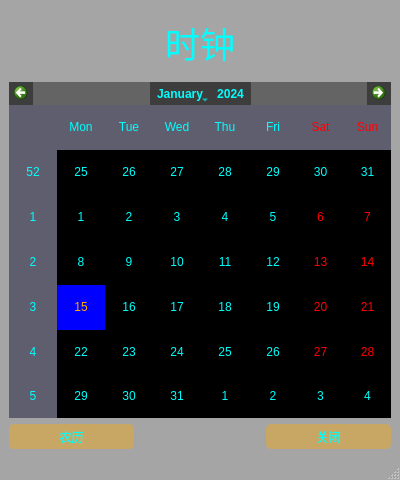
<?xml version="1.0" encoding="UTF-8"?>
<ui version="4.0">
 <class>DateTimeShow</class>
 <widget class="QMainWindow" name="DateTimeShow">
  <property name="geometry">
   <rect>
    <x>0</x>
    <y>0</y>
    <width>400</width>
    <height>480</height>
   </rect>
  </property>
  <property name="windowTitle">
   <string>日期详情</string>
  </property>
  <property name="styleSheet">
   <string notr="true">QMainWindow{
	background-color: rgba(0, 0, 0, 50);
}

QCalendarWidget{
	background-color: rgba(0, 0, 0, 50);
}

QLabel{
	color: rgb(0, 255, 255);
	/*background-color: rgb(85, 85, 127);*/
}

QPushButton{
	border-radius: 5px;
	background-color: rgba(255, 170, 0, 100);
	color: rgb(0, 255, 255);
}
QPushButton:hover{
	background-color: rgb(255, 85, 255);
}
QPushButton:pressed{	
	background-color: rgba(255, 170, 0, 100);
}</string>
  </property>
  <widget class="QWidget" name="centralwidget">
   <layout class="QGridLayout" name="gridLayout">
    <item row="0" column="0">
     <layout class="QVBoxLayout" name="verticalLayout" stretch="1,5">
      <item>
       <widget class="QLabel" name="timeLb">
        <property name="font">
         <font>
          <pointsize>26</pointsize>
         </font>
        </property>
        <property name="text">
         <string>时钟</string>
        </property>
        <property name="alignment">
         <set>Qt::AlignCenter</set>
        </property>
       </widget>
      </item>
      <item>
       <widget class="QCalendarWidget" name="calendarWidget">
        <property name="styleSheet">
         <string notr="true">selection-color: rgb(255, 170, 0);
alternate-background-color: rgba(85, 85, 127, 100);
background-color: rgba(0, 0, 0, 100);
color: rgb(0, 255, 255);
selection-background-color: rgb(0, 0, 255);</string>
        </property>
       </widget>
      </item>
     </layout>
    </item>
    <item row="1" column="0">
     <layout class="QHBoxLayout" name="horizontalLayout">
      <item>
       <widget class="QPushButton" name="addEventBt">
        <property name="sizePolicy">
         <sizepolicy hsizetype="Expanding" vsizetype="Preferred">
          <horstretch>0</horstretch>
          <verstretch>0</verstretch>
         </sizepolicy>
        </property>
        <property name="text">
         <string>农历</string>
        </property>
       </widget>
      </item>
      <item>
       <spacer name="horizontalSpacer">
        <property name="orientation">
         <enum>Qt::Horizontal</enum>
        </property>
        <property name="sizeHint" stdset="0">
         <size>
          <width>40</width>
          <height>20</height>
         </size>
        </property>
       </spacer>
      </item>
      <item>
       <widget class="QPushButton" name="closeBt">
        <property name="sizePolicy">
         <sizepolicy hsizetype="Expanding" vsizetype="Preferred">
          <horstretch>0</horstretch>
          <verstretch>0</verstretch>
         </sizepolicy>
        </property>
        <property name="minimumSize">
         <size>
          <width>0</width>
          <height>25</height>
         </size>
        </property>
        <property name="text">
         <string>关闭</string>
        </property>
       </widget>
      </item>
     </layout>
    </item>
   </layout>
  </widget>
  <widget class="QMenuBar" name="menubar">
   <property name="geometry">
    <rect>
     <x>0</x>
     <y>0</y>
     <width>400</width>
     <height>26</height>
    </rect>
   </property>
  </widget>
  <widget class="QStatusBar" name="statusbar"/>
 </widget>
 <resources/>
 <connections/>
</ui>
